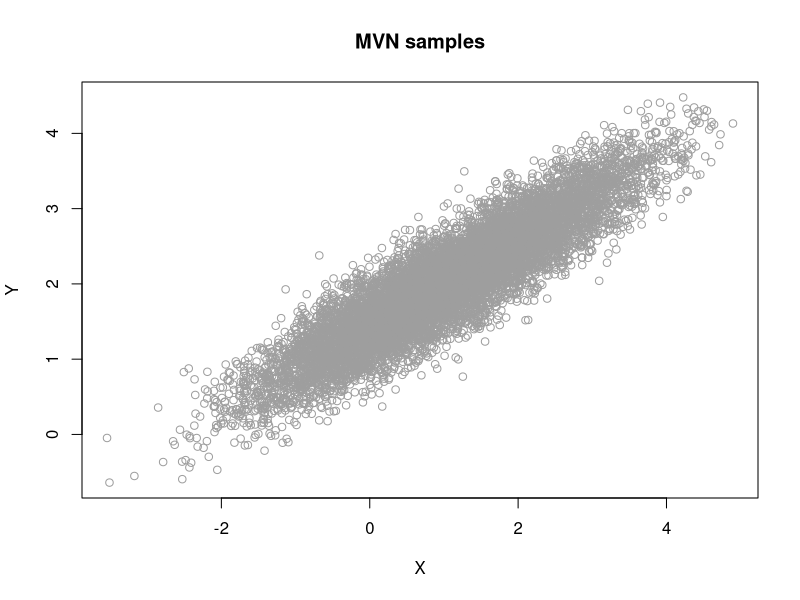

Write the R code that produced this figure.
## ---- chunk 1
N = 10000

rho = 0.9
mu_x = 1
mu_y = 2
sd_x = 1.2
sd_y = 0.75

s1 = sqrt(1 - rho^2) * sd_x
s2 = sqrt(1 - rho^2) * sd_y

MVN = matrix(data = NA, nrow = N, ncol = 2, 
           dimnames = list(NULL, c("X", "Y")))

MVN[1, ] = c(mu_x, mu_y)
Y = MVN[1, 2] ## get Y vals
for(i in 1:(N-1)){
  mx = mu_x + rho * (Y - mu_y) * sd_x/sd_y
  X = rnorm(n = 1, mx, s1)
  MVN[i+1, 1] = X
  my = mu_y + rho * (X - mu_x) * sd_y/sd_x
  Y = rnorm(n = 1, mean = my, sd = s2)
  MVN[i+1, 2] = Y
}


plot(MVN, type = "p", col = 8, 
     main = "MVN samples")


## means
colMeans(MVN)

## correlation
cor(MVN)
